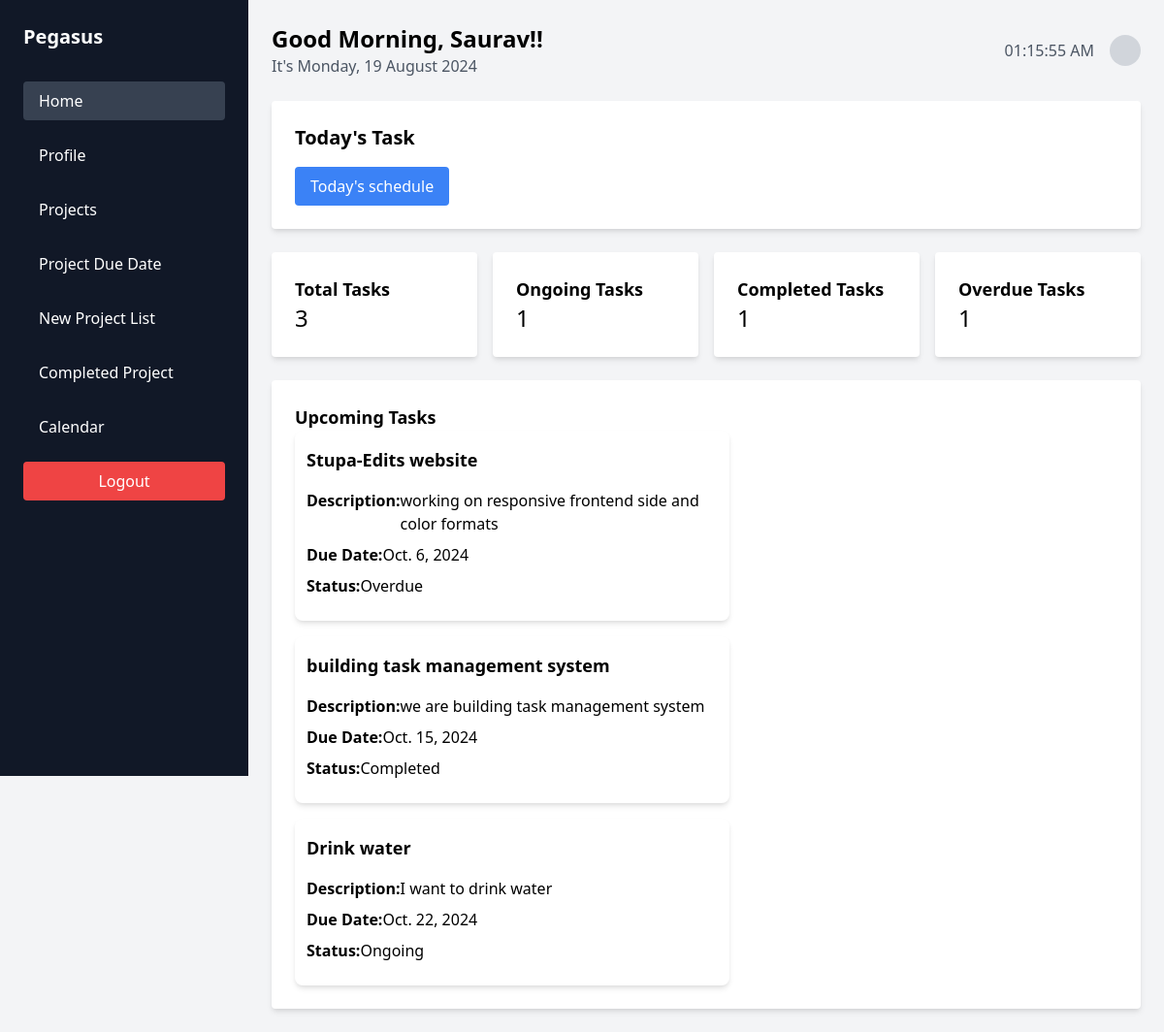
The page / on the database its author committed.
### frontend/models.py (models this page shows, shortened)
class Task(models.Model):
    STATUS_CHOICES = [
        ('ongoing', 'Ongoing'),
        ('completed', 'Completed'),
        ('overdue', 'Overdue'),
    ]
    title = models.CharField(max_length=255)
    description = models.TextField(null=True, blank=True)
    status = models.CharField(max_length=10, choices=STATUS_CHOICES, default='ongoing')
    due_date = models.DateField()
    task_list = models.ForeignKey(TaskList, on_delete=models.CASCADE, related_name='tasks')
    created_at = models.DateTimeField(auto_now_add=True)
    updated_at = models.DateTimeField(auto_now=True)

### frontend/views.py (the view)
# urls.py: path('', views.home, name='home'),  # URL for the home view
def home(request):
    task_lists = TaskList.objects.all()
    total_tasks = Task.objects.count()
    ongoing_tasks = Task.objects.filter(status='ongoing').count()
    completed_tasks = Task.objects.filter(status='completed').count()
    overdue_tasks = Task.objects.filter(status='overdue').count()
    if total_tasks > 0:
        progress_percentage = (completed_tasks / total_tasks) * 100
    else:
        progress_percentage = 0
    upcoming_tasks = Task.objects.filter(due_date__gte=timezone.now().date()).order_by('due_date')
    context = {
        'task_lists': task_lists,
        'total_tasks': total_tasks,
        'ongoing_tasks': ongoing_tasks,
        'completed_tasks': completed_tasks,
        'overdue_tasks': overdue_tasks,
        'progress_percentage': progress_percentage,
        'upcoming_tasks': upcoming_tasks,
    }
    return render(request, 'index.html', context)

### templates/index.html (shortened to what this page needs)
<!DOCTYPE html>
<html lang="en">
<head>
  <link href="https://cdn.jsdelivr.net/npm/tailwindcss@2.2.19/dist/tailwind.min.css" rel="stylesheet">
</head>
<body class="bg-gray-100">
  <div class="flex">
    <div class="w-64 h-screen bg-gray-900 text-white p-6">
      <div class="mb-8">
        <h2 class="text-xl font-bold">Pegasus</h2>
      </div>
      <ul>
        <li class="mb-4">
          <a href="index.html" class="block py-2 px-4 bg-gray-700 rounded">Home</a>
        </li>
        <li class="mb-4">
          <a href="{% url "profile" %}" class="block py-2 px-4 hover:bg-gray-700 rounded capitalize">Profile</a>
        </li>
        <div class="mb-4">
          <h3 id="toggle-button" class="block py-2 px-4 hover:bg-gray-700 rounded cursor-pointer">Projects</h3>
        </div>
        <li class="mb-4">
          <a href="task_graph.html" class="block py-2 px-4 hover:bg-gray-700 rounded capitalize">Project Due Date</a>
        </li>
        <li class="mb-4">
          <a href="new_task_list.html" class="block py-2 px-4 hover:bg-gray-700 rounded capitalize">New Project list</a>
        </li>
        <li class="mb-4">
          <a href="task_time.html" class="block py-2 px-4 hover:bg-gray-700 rounded capitalize">Completed project</a>
        </li>
        <li class="mb-4">
          <a href="calender.html" class="block py-2 px-4 hover:bg-gray-700 rounded">Calendar</a>
        </li>
      </ul>
      <div class="mt-auto">
        <button class="px-4 py-2 bg-red-500 rounded w-full">Logout</button>
      </div>
    </div>
    <div class="flex-1 p-6">
      <div class="flex justify-between items-center mb-6">
        <div>
          <h1 class="text-2xl font-bold">Good Morning, Saurav!!</h1>
          <p class="text-gray-600">It's Monday, 19 August 2024</p>
        </div>
        <div class="flex items-center space-x-4">
          <span class="text-gray-600">01:15:55 AM</span>
          <div class="w-8 h-8 rounded-full bg-gray-300"></div>
        </div>
      </div>
      <div class="mb-6 p-6 bg-white shadow-md rounded">
        <h2 class="text-xl font-bold mb-4">Today's Task</h2>
        <div class="flex space-x-4">
          <button class="px-4 py-2 bg-blue-500 text-white rounded">Today's schedule</button>
        </div>
      </div>
      <div class="grid grid-cols-4 gap-4 mb-6">
        <div class="p-6 bg-white shadow-md rounded">
          <h3 class="text-lg font-bold">Total Tasks</h3>
          <p class="text-2xl">{{ total_tasks }}</p>
        </div>
        <div class="p-6 bg-white shadow-md rounded">
          <h3 class="text-lg font-bold">Ongoing Tasks</h3>
          <p class="text-2xl">{{ ongoing_tasks }}</p>
        </div>
        <div class="p-6 bg-white shadow-md rounded">
          <h3 class="text-lg font-bold">Completed Tasks</h3>
          <p class="text-2xl">{{ completed_tasks }}</p>
        </div>
        <div class="p-6 bg-white shadow-md rounded">
          <h3 class="text-lg font-bold">Overdue Tasks</h3>
          <p class="text-2xl">{{ overdue_tasks }}</p>
        </div>
      </div>
      <div class="flex justify-between">
        <div class="w-full p-6 bg-white shadow-md rounded">
          <h3 class="text-lg font-bold">Upcoming Tasks</h3>
          <div class="flex flex-col gap-4">
            {% for task in upcoming_tasks %}
            <div class="bg-white shadow-md rounded-lg w-full max-w-md px-3 py-4">
              <h4 class="text-lg font-semibold mb-4">{{ task.title }}</h4>
              <p class="flex mb-2"><strong>Description:</strong> {{ task.description }}</p>
              <p class="flex mb-2"><strong>Due Date:</strong> {{ task.due_date }}</p>
              <p class="flex mb-2"><strong>Status:</strong> {{ task.get_status_display }}</p>
            </div>
            {% empty %}
            <p>No upcoming tasks found.</p>
            {% endfor %}
          </div>
        </div>
      </div>
    </div>
  </div>
</body>
</html>

### rows shown on the page
Task: title "Stupa-Edits website", description "working on responsive frontend side and color formats", due_date "Oct. 6, 2024", status "Overdue"
Task: title "building task management system", description "we are building task management system", due_date "Oct. 15, 2024", status "Completed"
Task: title "Drink water", description "I want to drink water", due_date "Oct. 22, 2024", status "Ongoing"

### other values the page prints
{{ total_tasks }} "3"
{{ ongoing_tasks }} "1"
{{ completed_tasks }} "1"
{{ overdue_tasks }} "1"
